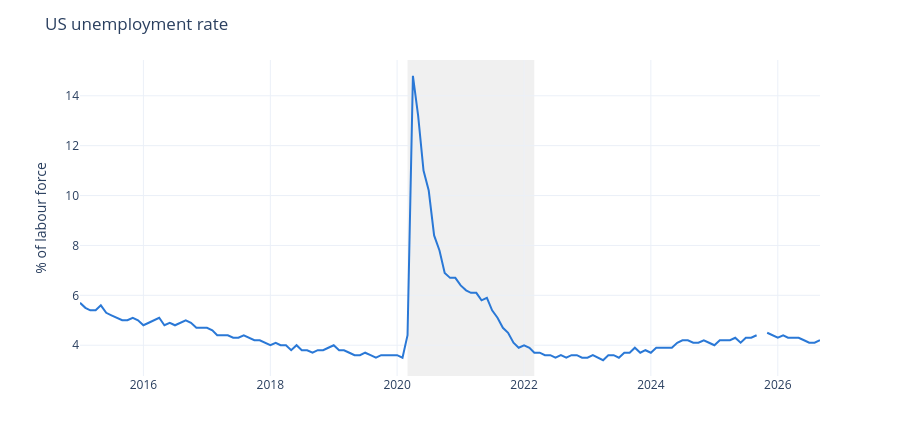

Source (notebook cell):
### Markdown cell above
## Step 3: FRED, the United States
**What it does:** downloads 10 US series (prices, spending, unemployment, money supply, GDP, investment), using your FRED key
if you set one, and adds year-over-year changes and 2019 = 100 indexes.
**Charts:** unemployment, weeks unemployed, prices vs money supply, output and investment.

### Code cell
# --- LOAD ---
session = requests.Session()
session.mount("https://", HTTPAdapter(max_retries=Retry(total=2, backoff_factor=2, status_forcelist=[429, 500, 502, 503, 504])))
FRED_START = f"{START_YEAR - 1}-01-01"      # one extra year so year-over-year changes exist for 2015

def _fred_clean(df):
    df = df.iloc[:, :2].copy()
    df.columns = ["date", "value"]
    df["date"] = pd.to_datetime(df["date"])
    df["value"] = pd.to_numeric(df["value"], errors="coerce")      # FRED writes "." for missing
    return df.dropna(subset=["date"]).query("date >= @FRED_START")

def get_fred(series_id):
    errors = []
    if FRED_API_KEY:                                               # route 1: official API
        try:
            r = session.get("https://api.stlouisfed.org/fred/series/observations", timeout=(10, 40),
                            params={"series_id": series_id, "api_key": FRED_API_KEY, "file_type": "json",
                                    "observation_start": FRED_START})
            r.raise_for_status()
            return _fred_clean(pd.DataFrame(r.json()["observations"])[["date", "value"]])
        except Exception as e:
            errors.append("API: " + str(e)[:50])
    url = f"https://fred.stlouisfed.org/graph/fredgraph.csv?id={series_id}"
    try:                                                           # route 2: public CSV
        r = session.get(url, headers=UA, timeout=(10, 40))
        r.raise_for_status()
        return _fred_clean(pd.read_csv(io.StringIO(r.text)))
    except Exception as e:
        errors.append("CSV: " + str(e)[:50])
    try:                                                           # route 3: pandas' own downloader
        return _fred_clean(pd.read_csv(url, storage_options=UA))
    except Exception as e:
        errors.append("pandas: " + str(e)[:50])
    local = Path(f"data/raw/fred/{series_id}.csv")                 # route 4: file saved by hand
    if local.exists():
        return _fred_clean(pd.read_csv(local))
    raise RuntimeError(" | ".join(errors) + f" | no local file {local}")

fred_parts, fails = [], 0
for sid, (name, freq) in FRED_SERIES.items():
    try:
        df = get_fred(sid).assign(name=name, freq=freq)
        fred_parts.append(df)
        fails = 0
        print(f"✓ {sid:16s} {name}: {df['value'].notna().sum()} values")
    except Exception as e:
        fails += 1
        print(f"✗ {sid}: {str(e)[:90]}")
        if fails >= 3:
            print("FRED not reachable from this network: stopping early (see data/raw/fred/ for the manual route).")
            break

# --- CLEAN: one wide table per frequency, plus a few ready-to-plot features ---
fred_monthly = fred_quarterly = None
if fred_parts:
    fred_long = pd.concat(fred_parts, ignore_index=True)
    def wide(freq):
        d = fred_long[fred_long["freq"] == freq]
        return d.pivot_table(index="date", columns="name", values="value").sort_index() if len(d) else None
    fred_monthly, fred_quarterly = wide("M"), wide("Q")

    # Optional: gold price (needs `pip install yfinance`; skipped silently if unavailable)
    try:
        import yfinance as yf
        g = yf.download("GC=F", start=FRED_START, interval="1mo", progress=False, auto_adjust=True)["Close"]
        g = g.iloc[:, 0] if isinstance(g, pd.DataFrame) else g
        g.index = pd.to_datetime(g.index).to_period("M").to_timestamp()
        fred_monthly = fred_monthly.join(g.rename("gold_usd_oz"), how="left")
        print("✓ gold added (gold futures, close to the spot price)")
    except Exception as e:
        print("gold skipped:", str(e)[:60])

    def yoy(s, n):  return (s / s.shift(n) - 1) * 100            # % change vs n periods earlier
    def idx19(s):   return s / s.loc["2019"].mean() * 100         # 2019 average = 100

    if fred_monthly is not None:
        for c in ["cpi_all_items", "m2_money_supply_bn", "gold_usd_oz"]:
            if c in fred_monthly:
                fred_monthly[c.replace("_all_items", "") + "_yoy_pct"] = yoy(fred_monthly[c], 12)
        for c in ["pce_real_bn", "m2_money_supply_bn", "gold_usd_oz"]:
            if c in fred_monthly:
                fred_monthly[c + "_idx2019"] = idx19(fred_monthly[c])
        fred_monthly = fred_monthly.loc[START:].reset_index().rename(columns={"date": "month"})
    if fred_quarterly is not None:
        for c in ["gdp_real_bn", "investment_real_bn"]:
            if c in fred_quarterly:
                fred_quarterly[c + "_idx2019"] = idx19(fred_quarterly[c])
        fred_quarterly = fred_quarterly.loc[START:].reset_index().rename(columns={"date": "quarter"})
    print("monthly:", None if fred_monthly is None else fred_monthly.shape,
          "| quarterly:", None if fred_quarterly is None else fred_quarterly.shape)
else:
    print("No FRED data: the US page will be skipped.")

# --- CHART ---
if fred_monthly is not None:
    m = fred_monthly
    line_chart(m, "month", "unemployment_rate", None, "US unemployment rate", "% of labour force")
    if "avg_weeks_unemployed" in m:
        line_chart(m, "month", "avg_weeks_unemployed", None, "US: average number of weeks unemployed", "Weeks")
    both = m.melt(id_vars="month", value_vars=[c for c in ["cpi_yoy_pct", "m2_money_supply_bn_yoy_pct"] if c in m],
                  var_name="series", value_name="pct")
    both["series"] = both["series"].map({"cpi_yoy_pct": "Consumer prices (CPI)", "m2_money_supply_bn_yoy_pct": "Money supply (M2)"})
    line_chart(both, "month", "pct", "series", "US: more money, then higher prices? (% change vs a year earlier)", "% per year", hline=0)
if fred_quarterly is not None:
    q = fred_quarterly
    both = q.melt(id_vars="quarter", value_vars=[c for c in ["gdp_real_bn_idx2019", "investment_real_bn_idx2019"] if c in q],
                  var_name="series", value_name="idx")
    both["series"] = both["series"].map({"gdp_real_bn_idx2019": "Real GDP", "investment_real_bn_idx2019": "Real investment"})
    line_chart(both, "quarter", "idx", "series", "US output and investment (2019 = 100)", "Index", hline=100)

### Figure 1 — Plotly figure (JSON) as saved in the notebook; plotly's stock layout.template omitted (floating-point values rounded to 4 significant figures; data arrays with more than 128 entries replaced by an {"elided": "..."} marker saying what was removed)
{"data": [{"hovertemplate": "=%{x}<br>% of labour force=%{y}<extra></extra>", "legendgroup": "", "line": {"color": "#2a78d6", "dash": "solid", "width": 2}, "marker": {"symbol": "circle"}, "mode": "lines", "name": "", "orientation": "v", "showlegend": false, "type": "scatter", "x": {"elided": "141 str values"}, "xaxis": "x", "y": {"elided": "141 float values"}, "yaxis": "y"}], "layout": {"height": 430, "hovermode": "x unified", "legend": {"title": {"text": ""}, "tracegroupgap": 0}, "margin": {"b": 30, "t": 60}, "shapes": [{"fillcolor": "grey", "layer": "below", "line": {"width": 0}, "opacity": 0.12, "type": "rect", "x0": "2020-03-01", "x1": "2022-03-01", "xref": "x", "y0": 0, "y1": 1, "yref": "y domain"}], "title": {"text": "US unemployment rate"}, "xaxis": {"anchor": "y", "domain": [0, 1], "title": {"text": ""}}, "yaxis": {"anchor": "x", "domain": [0, 1], "title": {"text": "% of labour force"}}}}
